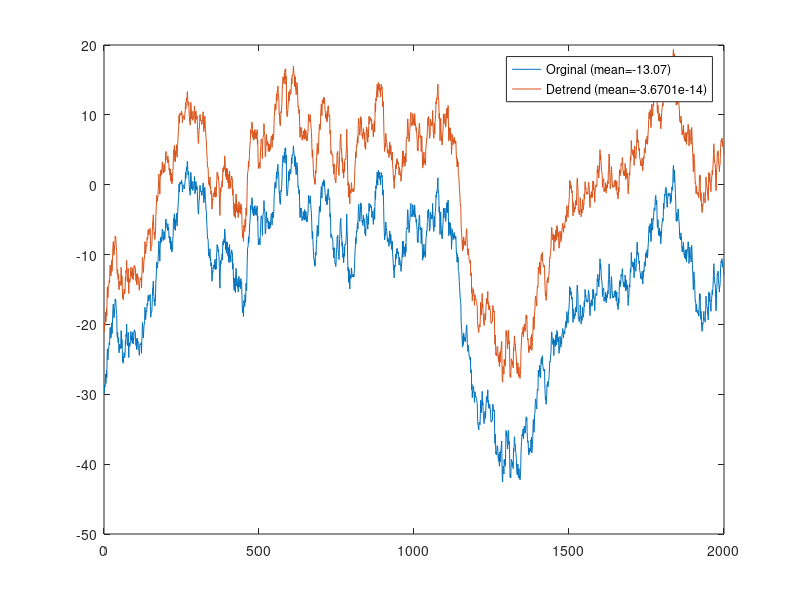

Reproduce this figure in MATLAB.
%%





%%
% Create signal with linear trend imposed

n = 2000; 
signal = cumsum(randn(1,n))+ linspace(-30,30,n);

% Linear detrending
detsignal = detrend(signal);

% Plot signal and detrended signal
figure(), clf
plot(1:n,signal,1:n, detsignal,"linew",.3)
legend({ ['Orginal (mean=' num2str(mean(signal)) ')'];['Detrend (mean=' num2str(mean(detsignal)) ')'] });